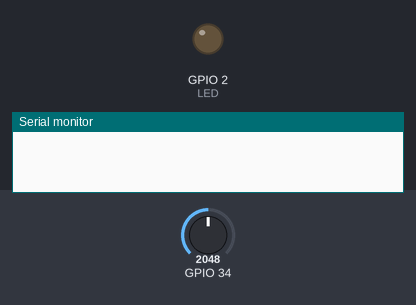
Recording of a sketch running on a simulated ESP32. Parts: output pins drawn as LEDs (lit = HIGH), the last lines printed to the serial monitor. The inputs (shaded band) are chosen by the test bench; at power-on: GPIO 34 = 2048. WiFi joins after 1.5 s; servers stay silent unless stated.

Above: at 0.1 s.
At 0.6 s:
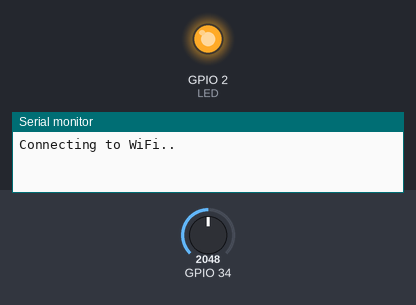
Timing chart, 0 to 2.5 s (numbered marks = the images above):
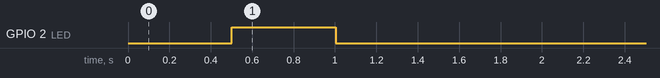

The sketch:

esp32_TCP_ntc.ino
```cpp
// PubNub MQTT example using ESP32.
#include <WiFi.h>
#include <PubSubClient.h>
#define adj 1

// WiFi Connection info.
const char* ssid = "Skynet_2.0";
const char* password =  "5anT1BrDi";
const int port = 5050;

const float temps[46]={-5,-4,-3,-2,-1,0,1,2,3,4,5,6,7,8,9,10,11,12,13,14,15,16,17,18,19,20,21,22,23,24,25,26,27,28,29,30,31,32,33,34,35,36,37,38,39,40};
const float volts[46]={3.17, 3.07, 2.96, 2.87, 2.77, 2.69, 2.60, 2.52, 2.45, 2.37, 2.31, 2.24, 2.18, 2.12, 2.06, 2.01, 1.96, 1.91, 1.86, 1.82, 1.78, 1.74, 1.70, 1.66, 1.62, 1.59, 1.56, 1.53, 1.50, 1.47, 1.44, 1.42, 1.39, 1.37, 1.34, 1.32, 1.30, 1.28, 1.26, 1.24, 1.23, 1.21, 1.19, 1.18, 1.16, 1.15};

WiFiServer server(port);

#define LED 2

char grad_c[]="   ";
char grad_f[]="   ";
String thisChar = "";

uint16_t  C_grad, F_grad, avg[30],flag_send=0;
float temp_val;
boolean alreadyConnected = false; // whether or not the client was connected previously
long lastMsg = 0;

void setup() {
  Serial.begin(115200);
  WiFi.begin((char*)ssid, password);
  pinMode(LED,OUTPUT);

  while (WiFi.status() != WL_CONNECTED) {
    delay(500);
    Serial.println("Connecting to WiFi..");
    digitalWrite(LED, !digitalRead(LED));
  }
  Serial.println("Connected to the WiFi network");
  server.begin();
  Serial.println("Server started");

  digitalWrite(LED, LOW);
}

void loop()
{
  WiFiClient client = server.available();

  if (client) {
    if (client.available() > 0) {
      // read the bytes incoming from the client:
      thisChar = client.readString();

      for (int i=0; i<sizeof(grad_c);i++){
        //server.write(thisChar[i]);
        client.print(grad_c[i]);
      }

      // echo the bytes to the server as well:

    }
  }

  long now = millis();
  if (now - lastMsg > 100)
  {
     lastMsg = now;
     int avg_t=0;

     for (int i=0; i<29; i++)
     {
      avg[i] = avg[i+1];
     }

     temp_val = analogRead(34) * 3.83/4095; // Read analog voltage and convert it to Kelvin [ADC_val * (3.31V/4096) / 10e-3V/K]

     for (int i=0; i<47; i++)
     {
        if (temp_val>volts[i])
        {
          //Serial.println(temps[i]);
          avg[29] = temps[i];
          break;
        }
     }

     for (int i=0; i<30; i++)
     {
      avg_t += avg[i];
     }

     C_grad = (avg_t / 30) - adj;

     flag_send++;
  }

  if (flag_send==30)
  {
    F_grad = C_grad * 9 / 5 + 32;

     if(C_grad < 0)
     {
         C_grad = abs(C_grad);
         grad_c[0]='-';
     }else
         grad_c[0]  = ' ';
     grad_c[1]  = (C_grad / 10) % 10 + 48;
     grad_c[2]  = C_grad % 10 + 48;

     grad_f[0]  = (F_grad / 100) % 10 + 48;
     grad_f[1]  = (F_grad / 10) % 10 + 48;
     grad_f[2]  = F_grad % 10 + 48;

     //digitalWrite(LED, !digitalRead(LED));
     flag_send=0;
  }
}
```
